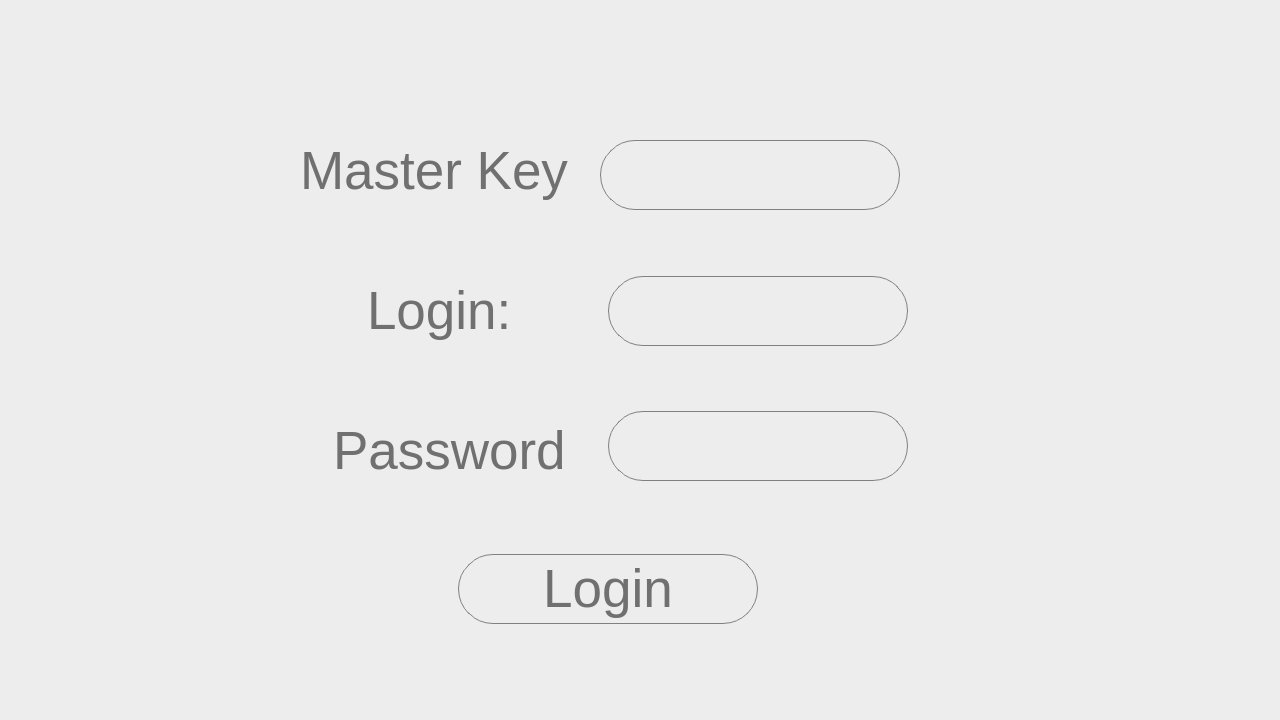
<?xml version="1.0" encoding="UTF-8"?>
<ui version="4.0">
 <class>Form</class>
 <widget class="QWidget" name="Form">
  <property name="geometry">
   <rect>
    <x>0</x>
    <y>0</y>
    <width>1280</width>
    <height>720</height>
   </rect>
  </property>
  <property name="sizePolicy">
   <sizepolicy hsizetype="Fixed" vsizetype="Fixed">
    <horstretch>0</horstretch>
    <verstretch>0</verstretch>
   </sizepolicy>
  </property>
  <property name="minimumSize">
   <size>
    <width>1280</width>
    <height>720</height>
   </size>
  </property>
  <property name="maximumSize">
   <size>
    <width>1280</width>
    <height>720</height>
   </size>
  </property>
  <property name="windowTitle">
   <string>Form</string>
  </property>
  <property name="styleSheet">
   <string notr="true">background-color: rgb(237, 237, 237);</string>
  </property>
  <widget class="QPushButton" name="loginButton">
   <property name="geometry">
    <rect>
     <x>458</x>
     <y>554</y>
     <width>300</width>
     <height>70</height>
    </rect>
   </property>
   <property name="font">
    <font>
     <family>Segoe UI</family>
     <pointsize>40</pointsize>
     <stylestrategy>PreferAntialias</stylestrategy>
    </font>
   </property>
   <property name="autoFillBackground">
    <bool>false</bool>
   </property>
   <property name="styleSheet">
    <string notr="true">background-color: #ededed; border: 1px solid grey;
     border-radius: 35px;
font: 40pt &quot;Segoe UI&quot;;
color: #707070</string>
   </property>
   <property name="text">
    <string>Login</string>
   </property>
  </widget>
  <widget class="QLineEdit" name="passwordEdit">
   <property name="geometry">
    <rect>
     <x>608</x>
     <y>411</y>
     <width>300</width>
     <height>70</height>
    </rect>
   </property>
   <property name="styleSheet">
    <string notr="true">background-color: #ededed; border: 1px solid grey;
     border-radius: 35px;
font: 40pt &quot;Segoe UI&quot;;
color: #707070</string>
   </property>
  </widget>
  <widget class="QLineEdit" name="loginEdit">
   <property name="geometry">
    <rect>
     <x>608</x>
     <y>276</y>
     <width>300</width>
     <height>70</height>
    </rect>
   </property>
   <property name="styleSheet">
    <string notr="true">background-color: #ededed; border: 1px solid grey;
     border-radius: 35px;
font: 40pt &quot;Segoe UI&quot;;
color: #707070</string>
   </property>
  </widget>
  <widget class="QLabel" name="label">
   <property name="geometry">
    <rect>
     <x>367</x>
     <y>270</y>
     <width>141</width>
     <height>81</height>
    </rect>
   </property>
   <property name="font">
    <font>
     <family>Segoe UI</family>
     <pointsize>40</pointsize>
     <weight>50</weight>
     <italic>false</italic>
     <bold>false</bold>
     <stylestrategy>PreferDefault</stylestrategy>
    </font>
   </property>
   <property name="styleSheet">
    <string notr="true">font: 40pt &quot;Segoe UI&quot;;
color: #707070</string>
   </property>
   <property name="text">
    <string>Login:</string>
   </property>
  </widget>
  <widget class="QLabel" name="label_2">
   <property name="geometry">
    <rect>
     <x>333</x>
     <y>410</y>
     <width>231</width>
     <height>81</height>
    </rect>
   </property>
   <property name="font">
    <font>
     <family>Segoe UI</family>
     <pointsize>40</pointsize>
     <weight>50</weight>
     <italic>false</italic>
     <bold>false</bold>
     <stylestrategy>PreferDefault</stylestrategy>
    </font>
   </property>
   <property name="styleSheet">
    <string notr="true">font: 40pt &quot;Segoe UI&quot;;
color: #707070</string>
   </property>
   <property name="text">
    <string>Password:</string>
   </property>
  </widget>
  <widget class="QLabel" name="label_3">
   <property name="geometry">
    <rect>
     <x>300</x>
     <y>130</y>
     <width>271</width>
     <height>81</height>
    </rect>
   </property>
   <property name="font">
    <font>
     <family>Segoe UI</family>
     <pointsize>40</pointsize>
     <weight>50</weight>
     <italic>false</italic>
     <bold>false</bold>
     <stylestrategy>PreferDefault</stylestrategy>
    </font>
   </property>
   <property name="styleSheet">
    <string notr="true">font: 40pt &quot;Segoe UI&quot;;
color: #707070</string>
   </property>
   <property name="text">
    <string>Master Key:</string>
   </property>
  </widget>
  <widget class="QLineEdit" name="masterEdit">
   <property name="geometry">
    <rect>
     <x>600</x>
     <y>140</y>
     <width>300</width>
     <height>70</height>
    </rect>
   </property>
   <property name="styleSheet">
    <string notr="true">background-color: #ededed; border: 1px solid grey;
     border-radius: 35px;
font: 40pt &quot;Segoe UI&quot;;
color: #707070</string>
   </property>
  </widget>
 </widget>
 <resources/>
 <connections/>
</ui>
